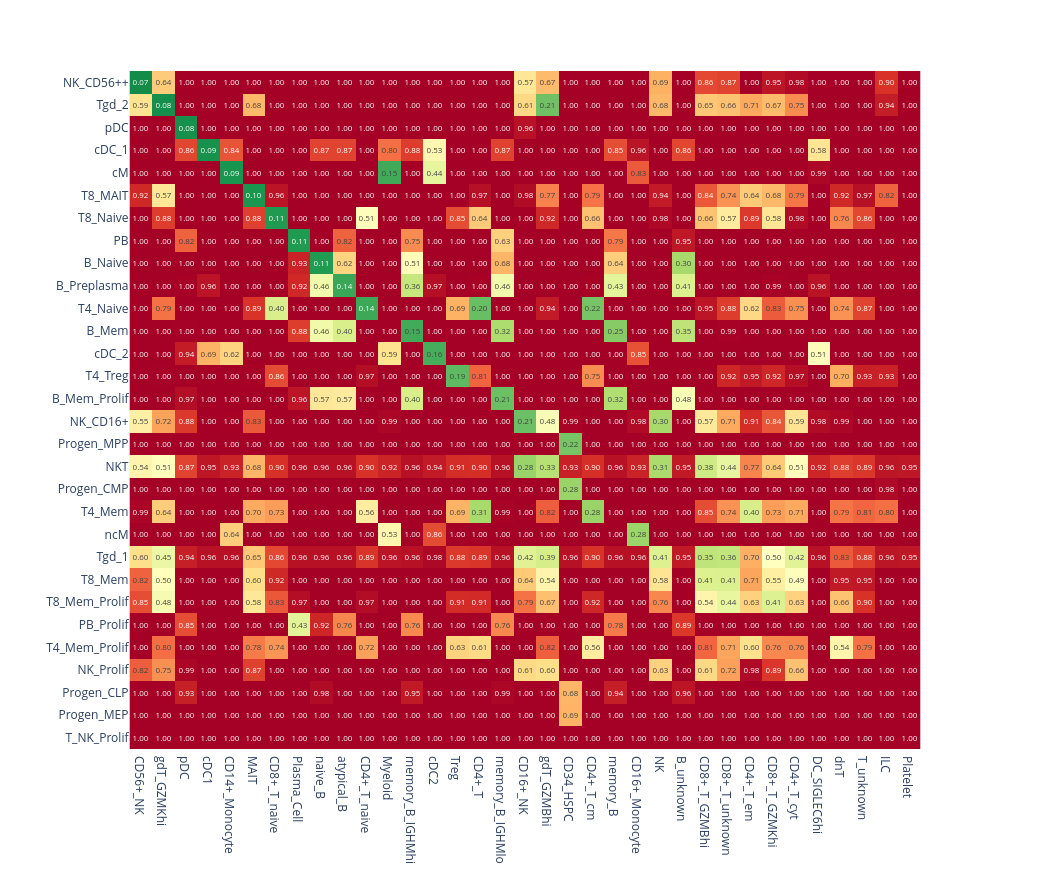

Write notebook code for a chart like this one.
### Code cell
label_distance = dataset_map.label_distance_matrix
# Sort label distance matrix that best matches are on the diagonal to aid visualization
label_distance = label_distance.loc[
    label_distance.min(axis=1).sort_values().index.tolist(),
    label_distance.min().sort_values().index.tolist(),
]

fig = plot_cluster_mapping(
    label_distance, 
    zmin=0., 
    zmax=1., 
    colormap="RdYlGn_r", 
    show=False, 
    sort_by_score=False
)
fig.update_coloraxes(showscale=False)
fig

### Figure 1 — Plotly figure (JSON) as saved in the notebook; plotly's stock layout.template omitted (floating-point values rounded to 4 significant figures; data arrays with more than 128 entries replaced by an {"elided": "..."} marker saying what was removed)
{"data": [{"coloraxis": "coloraxis", "hovertemplate": "x: %{x}<br>y: %{y}<br>color: %{z}<extra></extra>", "name": "0", "texttemplate": "%{z:.2f}", "type": "heatmap", "x": ["CD56+_NK", "gdT_GZMKhi", "pDC", "cDC1", "CD14+_Monocyte", "MAIT", "CD8+_T_naive", "Plasma_Cell", "naive_B", "atypical_B", "CD4+_T_naive", "Myeloid", "memory_B_IGHMhi", "cDC2", "Treg", "CD4+_T", "memory_B_IGHMlo", "CD16+_NK", "gdT_GZMBhi", "CD34_HSPC", "CD4+_T_cm", "memory_B", "CD16+_Monocyte", "NK", "B_unknown", "CD8+_T_GZMBhi", "CD8+_T_unknown", "CD4+_T_em", "CD8+_T_GZMKhi", "CD4+_T_cyt", "DC_SIGLEC6hi", "dnT", "T_unknown", "ILC", "Platelet"], "xaxis": "x", "y": ["NK_CD56++", "Tgd_2", "pDC", "cDC_1", "cM", "T8_MAIT", "T8_Naive", "PB", "B_Naive", "B_Preplasma", "T4_Naive", "B_Mem", "cDC_2", "T4_Treg", "B_Mem_Prolif", "NK_CD16+", "Progen_MPP", "NKT", "Progen_CMP", "T4_Mem", "ncM", "Tgd_1", "T8_Mem", "T8_Mem_Prolif", "PB_Prolif", "T4_Mem_Prolif", "NK_Prolif", "Progen_CLP", "Progen_MEP", "T_NK_Prolif"], "yaxis": "y", "z": {"elided": "30x35 float values"}}], "layout": {"autosize": false, "coloraxis": {"cmax": 1, "cmin": 0, "colorscale": [[0, "rgb(0,104,55)"], [0.1, "rgb(26,152,80)"], [0.2, "rgb(102,189,99)"], [0.3, "rgb(166,217,106)"], [0.4, "rgb(217,239,139)"], [0.5, "rgb(255,255,191)"], [0.6, "rgb(254,224,139)"], [0.7, "rgb(253,174,97)"], [0.8, "rgb(244,109,67)"], [0.9, "rgb(215,48,39)"], [1, "rgb(165,0,38)"]], "showscale": false}, "height": 875, "margin": {"t": 60}, "width": 1050, "xaxis": {"anchor": "y", "autorange": true, "constrain": "domain", "domain": [0.05562, 0.9444], "range": [-0.5, 34.5], "scaleanchor": "y", "type": "category"}, "yaxis": {"anchor": "x", "autorange": true, "constrain": "domain", "domain": [0.0007364, 0.9993], "range": [29.5, -0.5], "type": "category"}}}
